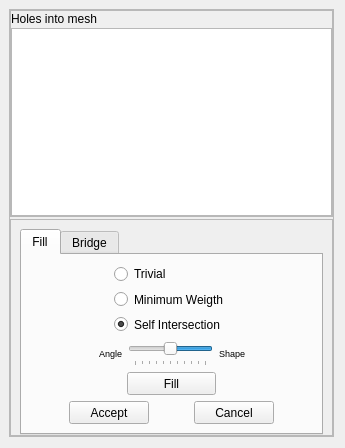
<ui version="4.0" >
 <class>FillerWidget</class>
 <widget class="QWidget" name="FillerWidget" >
  <property name="windowModality" >
   <enum>Qt::NonModal</enum>
  </property>
  <property name="geometry" >
   <rect>
    <x>0</x>
    <y>0</y>
    <width>345</width>
    <height>448</height>
   </rect>
  </property>
  <property name="sizePolicy" >
   <sizepolicy vsizetype="Preferred" hsizetype="Preferred" >
    <horstretch>0</horstretch>
    <verstretch>0</verstretch>
   </sizepolicy>
  </property>
  <property name="minimumSize" >
   <size>
    <width>0</width>
    <height>0</height>
   </size>
  </property>
  <property name="sizeIncrement" >
   <size>
    <width>0</width>
    <height>0</height>
   </size>
  </property>
  <property name="contextMenuPolicy" >
   <enum>Qt::DefaultContextMenu</enum>
  </property>
  <property name="windowTitle" >
   <string>Edit Hole</string>
  </property>
  <layout class="QVBoxLayout" >
   <property name="leftMargin" >
    <number>9</number>
   </property>
   <property name="topMargin" >
    <number>9</number>
   </property>
   <item>
    <widget class="QFrame" name="frame_main" >
     <property name="sizePolicy" >
      <sizepolicy vsizetype="Preferred" hsizetype="Preferred" >
       <horstretch>0</horstretch>
       <verstretch>0</verstretch>
      </sizepolicy>
     </property>
     <property name="minimumSize" >
      <size>
       <width>198</width>
       <height>410</height>
      </size>
     </property>
     <property name="frameShape" >
      <enum>QFrame::StyledPanel</enum>
     </property>
     <property name="frameShadow" >
      <enum>QFrame::Raised</enum>
     </property>
     <layout class="QVBoxLayout" >
      <property name="spacing" >
       <number>2</number>
      </property>
      <property name="leftMargin" >
       <number>0</number>
      </property>
      <property name="topMargin" >
       <number>0</number>
      </property>
      <property name="rightMargin" >
       <number>0</number>
      </property>
      <property name="bottomMargin" >
       <number>0</number>
      </property>
      <item>
       <widget class="QFrame" name="frame_list" >
        <property name="minimumSize" >
         <size>
          <width>200</width>
          <height>150</height>
         </size>
        </property>
        <property name="sizeIncrement" >
         <size>
          <width>5</width>
          <height>5</height>
         </size>
        </property>
        <property name="baseSize" >
         <size>
          <width>5</width>
          <height>5</height>
         </size>
        </property>
        <property name="styleSheet" >
         <string>backgound:black</string>
        </property>
        <property name="frameShape" >
         <enum>QFrame::StyledPanel</enum>
        </property>
        <property name="frameShadow" >
         <enum>QFrame::Raised</enum>
        </property>
        <layout class="QHBoxLayout" >
         <property name="spacing" >
          <number>2</number>
         </property>
         <property name="leftMargin" >
          <number>0</number>
         </property>
         <property name="topMargin" >
          <number>0</number>
         </property>
         <property name="rightMargin" >
          <number>0</number>
         </property>
         <property name="bottomMargin" >
          <number>0</number>
         </property>
         <item>
          <layout class="QVBoxLayout" >
           <property name="leftMargin" >
            <number>0</number>
           </property>
           <property name="topMargin" >
            <number>0</number>
           </property>
           <property name="rightMargin" >
            <number>0</number>
           </property>
           <property name="bottomMargin" >
            <number>0</number>
           </property>
           <item>
            <widget class="QLabel" name="label_1" >
             <property name="sizePolicy" >
              <sizepolicy vsizetype="Fixed" hsizetype="Fixed" >
               <horstretch>0</horstretch>
               <verstretch>0</verstretch>
              </sizepolicy>
             </property>
             <property name="minimumSize" >
              <size>
               <width>80</width>
               <height>15</height>
              </size>
             </property>
             <property name="layoutDirection" >
              <enum>Qt::LeftToRight</enum>
             </property>
             <property name="text" >
              <string>Holes into mesh</string>
             </property>
            </widget>
           </item>
           <item>
            <widget class="QTreeView" name="holeTree" >
             <property name="sizePolicy" >
              <sizepolicy vsizetype="Preferred" hsizetype="Preferred" >
               <horstretch>0</horstretch>
               <verstretch>0</verstretch>
              </sizepolicy>
             </property>
             <property name="minimumSize" >
              <size>
               <width>180</width>
               <height>130</height>
              </size>
             </property>
             <property name="sizeIncrement" >
              <size>
               <width>5</width>
               <height>4</height>
              </size>
             </property>
             <property name="baseSize" >
              <size>
               <width>5</width>
               <height>5</height>
              </size>
             </property>
             <property name="alternatingRowColors" >
              <bool>true</bool>
             </property>
             <property name="selectionMode" >
              <enum>QAbstractItemView::NoSelection</enum>
             </property>
             <property name="textElideMode" >
              <enum>Qt::ElideNone</enum>
             </property>
             <property name="rootIsDecorated" >
              <bool>false</bool>
             </property>
             <property name="itemsExpandable" >
              <bool>false</bool>
             </property>
             <property name="sortingEnabled" >
              <bool>true</bool>
             </property>
            </widget>
           </item>
          </layout>
         </item>
        </layout>
       </widget>
      </item>
      <item>
       <widget class="QFrame" name="frame_option" >
        <property name="sizePolicy" >
         <sizepolicy vsizetype="Fixed" hsizetype="Preferred" >
          <horstretch>0</horstretch>
          <verstretch>0</verstretch>
         </sizepolicy>
        </property>
        <property name="minimumSize" >
         <size>
          <width>200</width>
          <height>216</height>
         </size>
        </property>
        <property name="frameShape" >
         <enum>QFrame::StyledPanel</enum>
        </property>
        <property name="frameShadow" >
         <enum>QFrame::Raised</enum>
        </property>
        <layout class="QHBoxLayout" >
         <property name="bottomMargin" >
          <number>0</number>
         </property>
         <item>
          <widget class="QTabWidget" name="operationTab" >
           <property name="sizePolicy" >
            <sizepolicy vsizetype="Fixed" hsizetype="Minimum" >
             <horstretch>0</horstretch>
             <verstretch>0</verstretch>
            </sizepolicy>
           </property>
           <property name="minimumSize" >
            <size>
             <width>180</width>
             <height>205</height>
            </size>
           </property>
           <property name="currentIndex" >
            <number>0</number>
           </property>
           <property name="elideMode" >
            <enum>Qt::ElideNone</enum>
           </property>
           <widget class="QWidget" name="fillTab" >
            <attribute name="title" >
             <string>Fill</string>
            </attribute>
            <layout class="QGridLayout" >
             <item row="0" column="0" colspan="3" >
              <layout class="QGridLayout" >
               <item row="0" column="1" >
                <widget class="QRadioButton" name="trivialRBtn" >
                 <property name="layoutDirection" >
                  <enum>Qt::LeftToRight</enum>
                 </property>
                 <property name="text" >
                  <string>Trivial</string>
                 </property>
                 <property name="checked" >
                  <bool>false</bool>
                 </property>
                </widget>
               </item>
               <item row="1" column="0" >
                <spacer>
                 <property name="orientation" >
                  <enum>Qt::Horizontal</enum>
                 </property>
                 <property name="sizeHint" >
                  <size>
                   <width>40</width>
                   <height>20</height>
                  </size>
                 </property>
                </spacer>
               </item>
               <item row="1" column="1" >
                <widget class="QRadioButton" name="minWRBtn" >
                 <property name="text" >
                  <string>Minimum Weigth</string>
                 </property>
                </widget>
               </item>
               <item row="1" column="2" >
                <spacer>
                 <property name="orientation" >
                  <enum>Qt::Horizontal</enum>
                 </property>
                 <property name="sizeHint" >
                  <size>
                   <width>40</width>
                   <height>20</height>
                  </size>
                 </property>
                </spacer>
               </item>
               <item row="2" column="1" >
                <widget class="QRadioButton" name="selfIntersRBtn" >
                 <property name="text" >
                  <string>Self Intersection</string>
                 </property>
                 <property name="checked" >
                  <bool>true</bool>
                 </property>
                </widget>
               </item>
              </layout>
             </item>
             <item row="1" column="0" colspan="3" >
              <layout class="QHBoxLayout" >
               <item>
                <spacer>
                 <property name="orientation" >
                  <enum>Qt::Horizontal</enum>
                 </property>
                 <property name="sizeHint" >
                  <size>
                   <width>0</width>
                   <height>20</height>
                  </size>
                 </property>
                </spacer>
               </item>
               <item>
                <widget class="QLabel" name="label" >
                 <property name="font" >
                  <font>
                   <pointsize>7</pointsize>
                  </font>
                 </property>
                 <property name="text" >
                  <string>Angle</string>
                 </property>
                 <property name="textFormat" >
                  <enum>Qt::AutoText</enum>
                 </property>
                 <property name="alignment" >
                  <set>Qt::AlignRight|Qt::AlignTrailing|Qt::AlignVCenter</set>
                 </property>
                </widget>
               </item>
               <item>
                <widget class="QSlider" name="diedralWeightSld" >
                 <property name="minimumSize" >
                  <size>
                   <width>85</width>
                   <height>26</height>
                  </size>
                 </property>
                 <property name="maximumSize" >
                  <size>
                   <width>170</width>
                   <height>16777215</height>
                  </size>
                 </property>
                 <property name="maximum" >
                  <number>100</number>
                 </property>
                 <property name="sliderPosition" >
                  <number>50</number>
                 </property>
                 <property name="tracking" >
                  <bool>true</bool>
                 </property>
                 <property name="orientation" >
                  <enum>Qt::Horizontal</enum>
                 </property>
                 <property name="invertedAppearance" >
                  <bool>true</bool>
                 </property>
                 <property name="tickPosition" >
                  <enum>QSlider::TicksBelow</enum>
                 </property>
                 <property name="tickInterval" >
                  <number>0</number>
                 </property>
                </widget>
               </item>
               <item>
                <widget class="QLabel" name="label_2" >
                 <property name="font" >
                  <font>
                   <pointsize>7</pointsize>
                  </font>
                 </property>
                 <property name="text" >
                  <string>Shape</string>
                 </property>
                 <property name="textFormat" >
                  <enum>Qt::AutoText</enum>
                 </property>
                </widget>
               </item>
               <item>
                <spacer>
                 <property name="orientation" >
                  <enum>Qt::Horizontal</enum>
                 </property>
                 <property name="sizeHint" >
                  <size>
                   <width>0</width>
                   <height>20</height>
                  </size>
                 </property>
                </spacer>
               </item>
              </layout>
             </item>
             <item row="2" column="0" >
              <spacer>
               <property name="orientation" >
                <enum>Qt::Horizontal</enum>
               </property>
               <property name="sizeHint" >
                <size>
                 <width>40</width>
                 <height>20</height>
                </size>
               </property>
              </spacer>
             </item>
             <item row="2" column="1" >
              <widget class="QPushButton" name="fillButton" >
               <property name="sizePolicy" >
                <sizepolicy vsizetype="Fixed" hsizetype="Expanding" >
                 <horstretch>0</horstretch>
                 <verstretch>0</verstretch>
                </sizepolicy>
               </property>
               <property name="minimumSize" >
                <size>
                 <width>70</width>
                 <height>23</height>
                </size>
               </property>
               <property name="maximumSize" >
                <size>
                 <width>200</width>
                 <height>23</height>
                </size>
               </property>
               <property name="text" >
                <string>Fill</string>
               </property>
              </widget>
             </item>
             <item row="2" column="2" >
              <spacer>
               <property name="orientation" >
                <enum>Qt::Horizontal</enum>
               </property>
               <property name="sizeHint" >
                <size>
                 <width>40</width>
                 <height>20</height>
                </size>
               </property>
              </spacer>
             </item>
             <item row="3" column="0" colspan="3" >
              <layout class="QHBoxLayout" >
               <item>
                <spacer>
                 <property name="orientation" >
                  <enum>Qt::Horizontal</enum>
                 </property>
                 <property name="sizeHint" >
                  <size>
                   <width>0</width>
                   <height>20</height>
                  </size>
                 </property>
                </spacer>
               </item>
               <item>
                <widget class="QPushButton" name="acceptFillBtn" >
                 <property name="enabled" >
                  <bool>true</bool>
                 </property>
                 <property name="sizePolicy" >
                  <sizepolicy vsizetype="Fixed" hsizetype="Expanding" >
                   <horstretch>0</horstretch>
                   <verstretch>0</verstretch>
                  </sizepolicy>
                 </property>
                 <property name="minimumSize" >
                  <size>
                   <width>70</width>
                   <height>23</height>
                  </size>
                 </property>
                 <property name="maximumSize" >
                  <size>
                   <width>140</width>
                   <height>23</height>
                  </size>
                 </property>
                 <property name="text" >
                  <string>Accept</string>
                 </property>
                </widget>
               </item>
               <item>
                <spacer>
                 <property name="orientation" >
                  <enum>Qt::Horizontal</enum>
                 </property>
                 <property name="sizeHint" >
                  <size>
                   <width>30</width>
                   <height>20</height>
                  </size>
                 </property>
                </spacer>
               </item>
               <item>
                <widget class="QPushButton" name="cancelFillBtn" >
                 <property name="enabled" >
                  <bool>true</bool>
                 </property>
                 <property name="sizePolicy" >
                  <sizepolicy vsizetype="Fixed" hsizetype="Expanding" >
                   <horstretch>0</horstretch>
                   <verstretch>0</verstretch>
                  </sizepolicy>
                 </property>
                 <property name="minimumSize" >
                  <size>
                   <width>70</width>
                   <height>23</height>
                  </size>
                 </property>
                 <property name="maximumSize" >
                  <size>
                   <width>140</width>
                   <height>23</height>
                  </size>
                 </property>
                 <property name="text" >
                  <string>Cancel</string>
                 </property>
                </widget>
               </item>
               <item>
                <spacer>
                 <property name="orientation" >
                  <enum>Qt::Horizontal</enum>
                 </property>
                 <property name="sizeHint" >
                  <size>
                   <width>0</width>
                   <height>20</height>
                  </size>
                 </property>
                </spacer>
               </item>
              </layout>
             </item>
            </layout>
           </widget>
           <widget class="QWidget" name="bridgeTab" >
            <attribute name="title" >
             <string>Bridge</string>
            </attribute>
            <layout class="QGridLayout" >
             <item row="0" column="0" colspan="3" >
              <layout class="QHBoxLayout" >
               <item>
                <spacer>
                 <property name="orientation" >
                  <enum>Qt::Horizontal</enum>
                 </property>
                 <property name="sizeHint" >
                  <size>
                   <width>10</width>
                   <height>20</height>
                  </size>
                 </property>
                </spacer>
               </item>
               <item>
                <widget class="QGroupBox" name="groupBox" >
                 <property name="sizePolicy" >
                  <sizepolicy vsizetype="Fixed" hsizetype="Preferred" >
                   <horstretch>2</horstretch>
                   <verstretch>0</verstretch>
                  </sizepolicy>
                 </property>
                 <property name="minimumSize" >
                  <size>
                   <width>160</width>
                   <height>73</height>
                  </size>
                 </property>
                 <property name="maximumSize" >
                  <size>
                   <width>250</width>
                   <height>73</height>
                  </size>
                 </property>
                 <property name="title" >
                  <string>Automatic bridging</string>
                 </property>
                 <property name="alignment" >
                  <set>Qt::AlignLeading</set>
                 </property>
                 <layout class="QGridLayout" >
                  <property name="topMargin" >
                   <number>3</number>
                  </property>
                  <property name="bottomMargin" >
                   <number>3</number>
                  </property>
                  <property name="verticalSpacing" >
                   <number>2</number>
                  </property>
                  <item row="0" column="0" colspan="2" >
                   <layout class="QHBoxLayout" >
                    <property name="spacing" >
                     <number>5</number>
                    </property>
                    <item>
                     <widget class="QCheckBox" name="selfHoleChkB" >
                      <property name="sizePolicy" >
                       <sizepolicy vsizetype="Fixed" hsizetype="Minimum" >
                        <horstretch>0</horstretch>
                        <verstretch>0</verstretch>
                       </sizepolicy>
                      </property>
                      <property name="text" >
                       <string>Self hole Bridge</string>
                      </property>
                      <property name="checked" >
                       <bool>false</bool>
                      </property>
                     </widget>
                    </item>
                    <item>
                     <spacer>
                      <property name="orientation" >
                       <enum>Qt::Horizontal</enum>
                      </property>
                      <property name="sizeHint" >
                       <size>
                        <width>0</width>
                        <height>16</height>
                       </size>
                      </property>
                     </spacer>
                    </item>
                    <item>
                     <widget class="QPushButton" name="autoBridgeBtn" >
                      <property name="minimumSize" >
                       <size>
                        <width>40</width>
                        <height>23</height>
                       </size>
                      </property>
                      <property name="maximumSize" >
                       <size>
                        <width>70</width>
                        <height>23</height>
                       </size>
                      </property>
                      <property name="layoutDirection" >
                       <enum>Qt::LeftToRight</enum>
                      </property>
                      <property name="text" >
                       <string>Build</string>
                      </property>
                     </widget>
                    </item>
                   </layout>
                  </item>
                  <item row="1" column="0" >
                   <layout class="QHBoxLayout" >
                    <item>
                     <widget class="QLabel" name="label_sld_sx" >
                      <property name="enabled" >
                       <bool>false</bool>
                      </property>
                      <property name="sizePolicy" >
                       <sizepolicy vsizetype="Fixed" hsizetype="Fixed" >
                        <horstretch>0</horstretch>
                        <verstretch>0</verstretch>
                       </sizepolicy>
                      </property>
                      <property name="font" >
                       <font>
                        <pointsize>7</pointsize>
                       </font>
                      </property>
                      <property name="text" >
                       <string>Shape</string>
                      </property>
                      <property name="textFormat" >
                       <enum>Qt::AutoText</enum>
                      </property>
                     </widget>
                    </item>
                    <item>
                     <widget class="QSlider" name="bridgeParamSld" >
                      <property name="enabled" >
                       <bool>false</bool>
                      </property>
                      <property name="minimumSize" >
                       <size>
                        <width>80</width>
                        <height>0</height>
                       </size>
                      </property>
                      <property name="sizeIncrement" >
                       <size>
                        <width>2</width>
                        <height>0</height>
                       </size>
                      </property>
                      <property name="layoutDirection" >
                       <enum>Qt::RightToLeft</enum>
                      </property>
                      <property name="maximum" >
                       <number>100</number>
                      </property>
                      <property name="sliderPosition" >
                       <number>50</number>
                      </property>
                      <property name="tracking" >
                       <bool>true</bool>
                      </property>
                      <property name="orientation" >
                       <enum>Qt::Horizontal</enum>
                      </property>
                      <property name="invertedAppearance" >
                       <bool>true</bool>
                      </property>
                      <property name="tickPosition" >
                       <enum>QSlider::TicksBelow</enum>
                      </property>
                      <property name="tickInterval" >
                       <number>0</number>
                      </property>
                     </widget>
                    </item>
                    <item>
                     <widget class="QLabel" name="label_sld_dx" >
                      <property name="enabled" >
                       <bool>false</bool>
                      </property>
                      <property name="sizePolicy" >
                       <sizepolicy vsizetype="Fixed" hsizetype="Fixed" >
                        <horstretch>0</horstretch>
                        <verstretch>0</verstretch>
                       </sizepolicy>
                      </property>
                      <property name="font" >
                       <font>
                        <pointsize>7</pointsize>
                       </font>
                      </property>
                      <property name="text" >
                       <string>1/2 hole</string>
                      </property>
                      <property name="textFormat" >
                       <enum>Qt::AutoText</enum>
                      </property>
                     </widget>
                    </item>
                   </layout>
                  </item>
                  <item row="1" column="1" >
                   <spacer>
                    <property name="orientation" >
                     <enum>Qt::Horizontal</enum>
                    </property>
                    <property name="sizeHint" >
                     <size>
                      <width>0</width>
                      <height>16</height>
                     </size>
                    </property>
                   </spacer>
                  </item>
                 </layout>
                </widget>
               </item>
               <item>
                <spacer>
                 <property name="orientation" >
                  <enum>Qt::Horizontal</enum>
                 </property>
                 <property name="sizeHint" >
                  <size>
                   <width>10</width>
                   <height>20</height>
                  </size>
                 </property>
                </spacer>
               </item>
              </layout>
             </item>
             <item row="1" column="0" >
              <spacer>
               <property name="orientation" >
                <enum>Qt::Horizontal</enum>
               </property>
               <property name="sizeHint" >
                <size>
                 <width>20</width>
                 <height>20</height>
                </size>
               </property>
              </spacer>
             </item>
             <item row="1" column="1" >
              <widget class="QPushButton" name="manualBridgeBtn" >
               <property name="sizePolicy" >
                <sizepolicy vsizetype="Fixed" hsizetype="Preferred" >
                 <horstretch>2</horstretch>
                 <verstretch>0</verstretch>
                </sizepolicy>
               </property>
               <property name="minimumSize" >
                <size>
                 <width>140</width>
                 <height>23</height>
                </size>
               </property>
               <property name="maximumSize" >
                <size>
                 <width>170</width>
                 <height>23</height>
                </size>
               </property>
               <property name="sizeIncrement" >
                <size>
                 <width>0</width>
                 <height>0</height>
                </size>
               </property>
               <property name="text" >
                <string>Start manual bridging</string>
               </property>
              </widget>
             </item>
             <item row="1" column="2" >
              <spacer>
               <property name="orientation" >
                <enum>Qt::Horizontal</enum>
               </property>
               <property name="sizeHint" >
                <size>
                 <width>20</width>
                 <height>20</height>
                </size>
               </property>
              </spacer>
             </item>
             <item row="2" column="0" >
              <spacer>
               <property name="orientation" >
                <enum>Qt::Horizontal</enum>
               </property>
               <property name="sizeHint" >
                <size>
                 <width>20</width>
                 <height>20</height>
                </size>
               </property>
              </spacer>
             </item>
             <item row="2" column="1" >
              <widget class="QPushButton" name="nmHoleClosureBtn" >
               <property name="sizePolicy" >
                <sizepolicy vsizetype="Fixed" hsizetype="Preferred" >
                 <horstretch>0</horstretch>
                 <verstretch>0</verstretch>
                </sizepolicy>
               </property>
               <property name="minimumSize" >
                <size>
                 <width>140</width>
                 <height>23</height>
                </size>
               </property>
               <property name="maximumSize" >
                <size>
                 <width>170</width>
                 <height>23</height>
                </size>
               </property>
               <property name="text" >
                <string>Close NonManifold Hole</string>
               </property>
              </widget>
             </item>
             <item row="2" column="2" >
              <spacer>
               <property name="orientation" >
                <enum>Qt::Horizontal</enum>
               </property>
               <property name="sizeHint" >
                <size>
                 <width>20</width>
                 <height>20</height>
                </size>
               </property>
              </spacer>
             </item>
             <item row="3" column="0" colspan="3" >
              <layout class="QHBoxLayout" >
               <item>
                <spacer>
                 <property name="orientation" >
                  <enum>Qt::Horizontal</enum>
                 </property>
                 <property name="sizeHint" >
                  <size>
                   <width>16</width>
                   <height>20</height>
                  </size>
                 </property>
                </spacer>
               </item>
               <item>
                <widget class="QPushButton" name="acceptBridgeBtn" >
                 <property name="enabled" >
                  <bool>false</bool>
                 </property>
                 <property name="sizePolicy" >
                  <sizepolicy vsizetype="Fixed" hsizetype="Expanding" >
                   <horstretch>0</horstretch>
                   <verstretch>0</verstretch>
                  </sizepolicy>
                 </property>
                 <property name="minimumSize" >
                  <size>
                   <width>70</width>
                   <height>23</height>
                  </size>
                 </property>
                 <property name="maximumSize" >
                  <size>
                   <width>90</width>
                   <height>23</height>
                  </size>
                 </property>
                 <property name="text" >
                  <string>Accept</string>
                 </property>
                </widget>
               </item>
               <item>
                <spacer>
                 <property name="orientation" >
                  <enum>Qt::Horizontal</enum>
                 </property>
                 <property name="sizeHint" >
                  <size>
                   <width>40</width>
                   <height>20</height>
                  </size>
                 </property>
                </spacer>
               </item>
               <item>
                <widget class="QPushButton" name="clearBridgeBtn" >
                 <property name="enabled" >
                  <bool>false</bool>
                 </property>
                 <property name="sizePolicy" >
                  <sizepolicy vsizetype="Fixed" hsizetype="Expanding" >
                   <horstretch>0</horstretch>
                   <verstretch>0</verstretch>
                  </sizepolicy>
                 </property>
                 <property name="minimumSize" >
                  <size>
                   <width>70</width>
                   <height>23</height>
                  </size>
                 </property>
                 <property name="maximumSize" >
                  <size>
                   <width>90</width>
                   <height>23</height>
                  </size>
                 </property>
                 <property name="text" >
                  <string>Clear</string>
                 </property>
                </widget>
               </item>
               <item>
                <spacer>
                 <property name="orientation" >
                  <enum>Qt::Horizontal</enum>
                 </property>
                 <property name="sizeHint" >
                  <size>
                   <width>16</width>
                   <height>20</height>
                  </size>
                 </property>
                </spacer>
               </item>
              </layout>
             </item>
            </layout>
           </widget>
          </widget>
         </item>
        </layout>
       </widget>
      </item>
     </layout>
    </widget>
   </item>
  </layout>
 </widget>
 <resources/>
 <connections>
  <connection>
   <sender>trivialRBtn</sender>
   <signal>toggled(bool)</signal>
   <receiver>diedralWeightSld</receiver>
   <slot>setDisabled(bool)</slot>
   <hints>
    <hint type="sourcelabel" >
     <x>123</x>
     <y>300</y>
    </hint>
    <hint type="destinationlabel" >
     <x>152</x>
     <y>364</y>
    </hint>
   </hints>
  </connection>
  <connection>
   <sender>trivialRBtn</sender>
   <signal>toggled(bool)</signal>
   <receiver>label</receiver>
   <slot>setDisabled(bool)</slot>
   <hints>
    <hint type="sourcelabel" >
     <x>171</x>
     <y>272</y>
    </hint>
    <hint type="destinationlabel" >
     <x>109</x>
     <y>349</y>
    </hint>
   </hints>
  </connection>
  <connection>
   <sender>trivialRBtn</sender>
   <signal>toggled(bool)</signal>
   <receiver>label_2</receiver>
   <slot>setDisabled(bool)</slot>
   <hints>
    <hint type="sourcelabel" >
     <x>171</x>
     <y>272</y>
    </hint>
    <hint type="destinationlabel" >
     <x>231</x>
     <y>349</y>
    </hint>
   </hints>
  </connection>
 </connections>
</ui>
